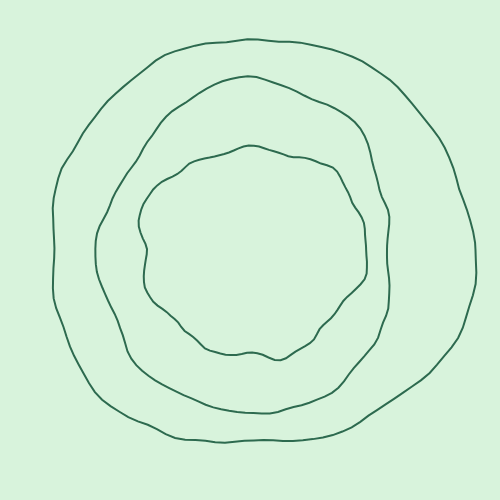
Frame 1 (no input)
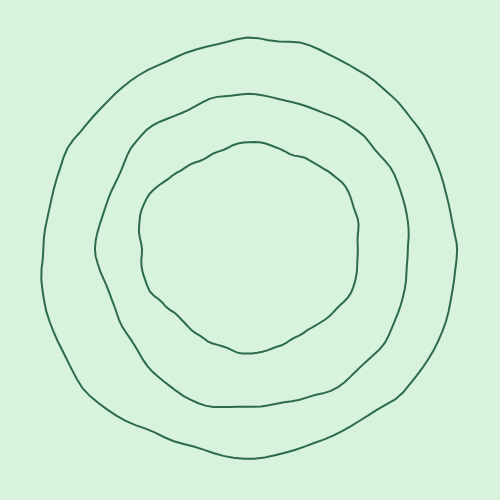
Frame 60 (no input)
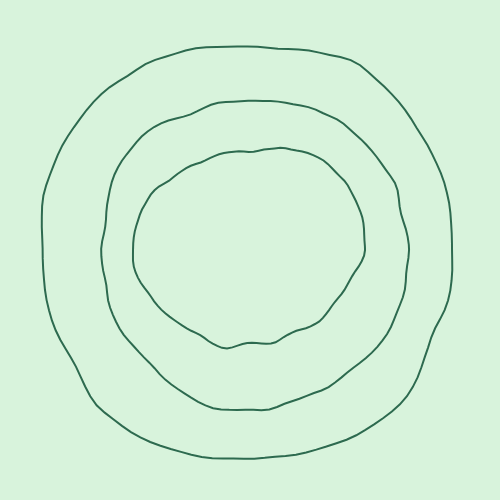
Frame 120 (the mouse pressed at the canvas centre since frame 60)

The p5.js sketch that drew these frames (run headless with seeded random() and noise() and a simulated clock; from frame 60 on, the mouse is pressed at the canvas centre):

// p5.js sketch
// ── sketch.js
// GENUARY 25 - Géométrie organique
// Formes blob avec du bruit de Perlin

let COULEUR = "#2d6a4f";
let FOND = "#d8f3dc";
let time = 0;

function setup() {
  createCanvas(500, 500);
}

function draw() {
  background(FOND);
  translate(width / 2, height / 2);

  // Plusieurs blobs
  for (let b = 0; b < 3; b++) {
    let baseRadius = 80 + b * 50;
    let offset = b * 100;

    stroke(COULEUR);
    strokeWeight(2);
    noFill();

    beginShape();
    for (let a = 0; a < TWO_PI; a += 0.05) {
      let noiseVal = noise(cos(a) + 1 + offset, sin(a) + 1 + offset, time);
      let r = baseRadius + noiseVal * 60;
      let x = r * cos(a);
      let y = r * sin(a);
      vertex(x, y);
    }
    endShape(CLOSE);
  }

  time += 0.01;
}
